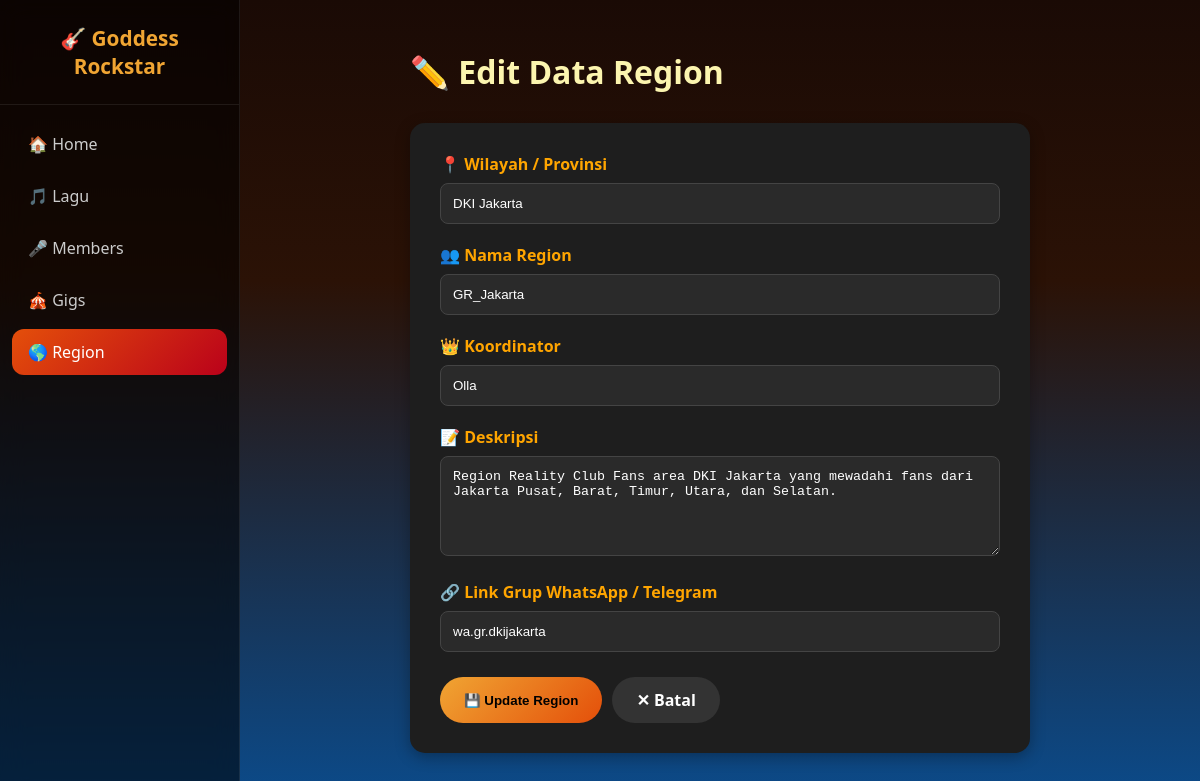
The app's page /edit_region.php?id=1, older data.
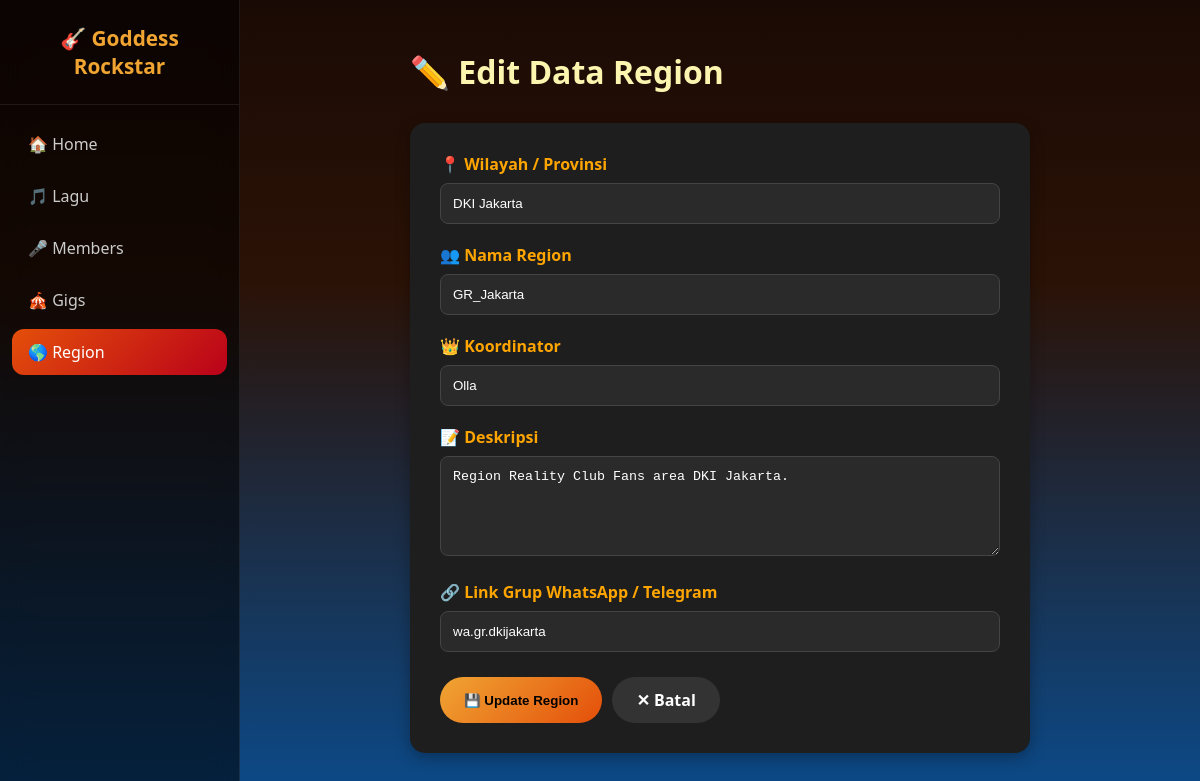
The same page, newer data.
### tables this page shows
CREATE TABLE `regions` (
  `id_region` int(11) NOT NULL,
  `nama_region` varchar(100) NOT NULL,
  `wilayah` varchar(100) NOT NULL,
  `link_grup` varchar(255) DEFAULT NULL,
  `deskripsi` text DEFAULT NULL,
  `koordinator` varchar(100) DEFAULT NULL
);

### edit_region.php (the view, shortened to what this page needs)
<?php
include 'koneksi.php';
$id = mysqli_real_escape_string($conn, $_GET['id']);
$result = mysqli_query($conn, "SELECT * FROM regions WHERE id_region = '$id'");
$data = mysqli_fetch_assoc($result);
?>
<!DOCTYPE html>
<html lang="id">
<head>
    <link rel="stylesheet" href="style.css">
</head>
<body>
<div class="layout">
    <aside class="sidebar">
        <div class="sidebar-brand">🎸 Goddess<br>Rockstar</div>
        <nav class="sidebar-nav">
            <a href="index.php">🏠 Home</a>
            <a href="lagu.php">🎵 Lagu</a>
            <a href="members.php">🎤 Members</a>
            <a href="gigs.php">🎪 Gigs</a>
            <a href="region.php" class="active">🌎 Region</a>
        </nav>
    </aside>
    <main class="main-content">
        <div class="container" style="max-width: 700px; margin: 0 auto;">
            <div class="page-header">
                <h2>✏️ Edit Data Region</h2>
            </div>
            <form method="POST" action="" style="background: #1e1e1e; padding: 30px; border-radius: 15px; box-shadow: 0 4px 15px rgba(0,0,0,0.3);">
                <div style="margin-bottom: 20px;">
                    <label style="display: block; margin-bottom: 8px; color: orange; font-weight: bold;">📍 Wilayah / Provinsi</label>
                    <input type="text" name="wilayah" value="<?= htmlspecialchars($data['wilayah']) ?>" required
                           style="width: 100%; padding: 12px; background: #2a2a2a; border: 1px solid #444; color: white; border-radius: 8px;">
                </div>
                <div style="margin-bottom: 20px;">
                    <label style="display: block; margin-bottom: 8px; color: orange; font-weight: bold;">👥 Nama Region</label>
                    <input type="text" name="nama_region" value="<?= htmlspecialchars($data['nama_region']) ?>" required
                           style="width: 100%; padding: 12px; background: #2a2a2a; border: 1px solid #444; color: white; border-radius: 8px;">
                </div>
                <div style="margin-bottom: 20px;">
                    <label style="display: block; margin-bottom: 8px; color: orange; font-weight: bold;">👑 Koordinator</label>
                    <input type="text" name="koordinator" value="<?= htmlspecialchars($data['koordinator']) ?>" required
                           style="width: 100%; padding: 12px; background: #2a2a2a; border: 1px solid #444; color: white; border-radius: 8px;">
                </div>
                <div style="margin-bottom: 20px;">
                    <label style="display: block; margin-bottom: 8px; color: orange; font-weight: bold;">📝 Deskripsi</label>
                    <textarea name="deskripsi" required
                              style="width: 100%; padding: 12px; background: #2a2a2a; border: 1px solid #444; color: white; border-radius: 8px; height: 100px; resize: vertical;"><?= htmlspecialchars($data['deskripsi']) ?></textarea>
                </div>
                <div style="margin-bottom: 25px;">
                    <label style="display: block; margin-bottom: 8px; color: orange; font-weight: bold;">🔗 Link Grup WhatsApp / Telegram</label>
                    <input type="text" name="link_grup" value="<?= htmlspecialchars($data['link_grup']) ?>" required
                           style="width: 100%; padding: 12px; background: #2a2a2a; border: 1px solid #444; color: white; border-radius: 8px;">
                </div>
                <div style="display: flex; gap: 10px;">
                    <button type="submit" name="submit" class="btn btn-add" style="border: none; cursor: pointer; padding: 12px 24px;">💾 Update Region</button>
                    <a href="region.php" class="btn btn-reset" style="text-decoration: none; padding: 12px 24px; text-align: center;">✕ Batal</a>
                </div>
            </form>
        </div>
    </main>
</div>
</body>
</html>

Row changes from the older to the newer data that the page shows:
changed regions "DKI Jakarta": deskripsi "Region Reality Club Fans area DKI Jakarta yang mewadahi fans dari Jakarta Pusat, Barat, Timur, Utara, dan Selatan." → "Region Reality Club Fans area DKI Jakarta."
